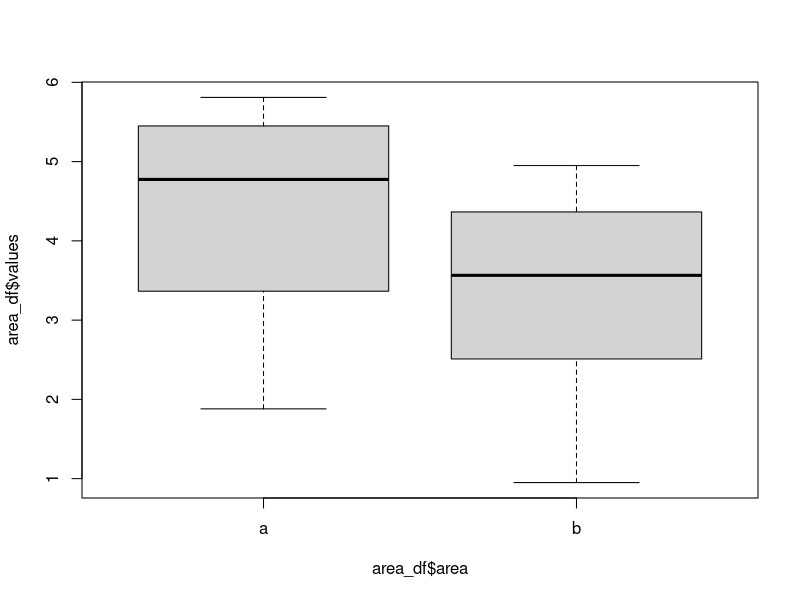

This chart was generated by the following R code:
# data
area_a <- c(2.92, 1.88, 5.35, 3.81, 4.69, 4.86, 5.81, 5.55)
area_b <- c(1.84, 0.95, 4.26, 3.18, 3.44, 3.69, 4.95, 4.47)

# t-test
t_out <- t.test(area_a, area_b, var.equal = T)
t_out

# format for anova and regression
area_df <- data.frame(values = c(area_a, area_b),
                      area = c(rep('a',8), rep('b',8))
                      )

# anova test
anova_out <- anova(lm(values ~ area, data = area_df))
anova_out

# using a linear regression model 
area_model <- lm(values ~ area, data = area_df)
summary(area_model)

# yes the same p-value, but that suggests that area is not 
# an important variable in this model? It's the only variable

boxplot(area_df$values ~ area_df$area)

